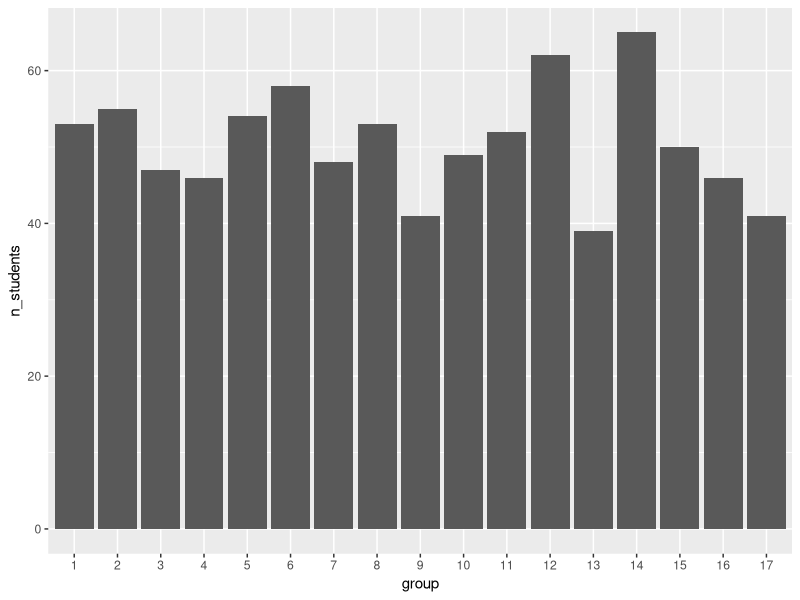
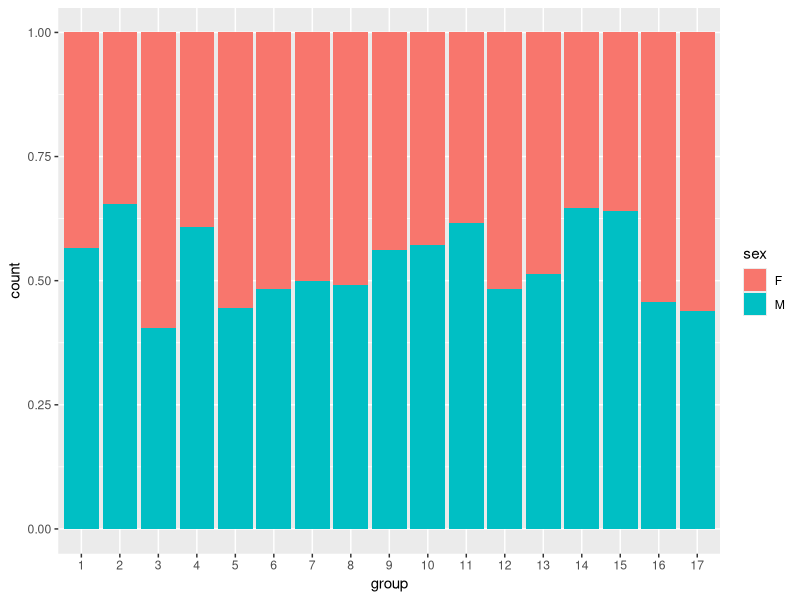
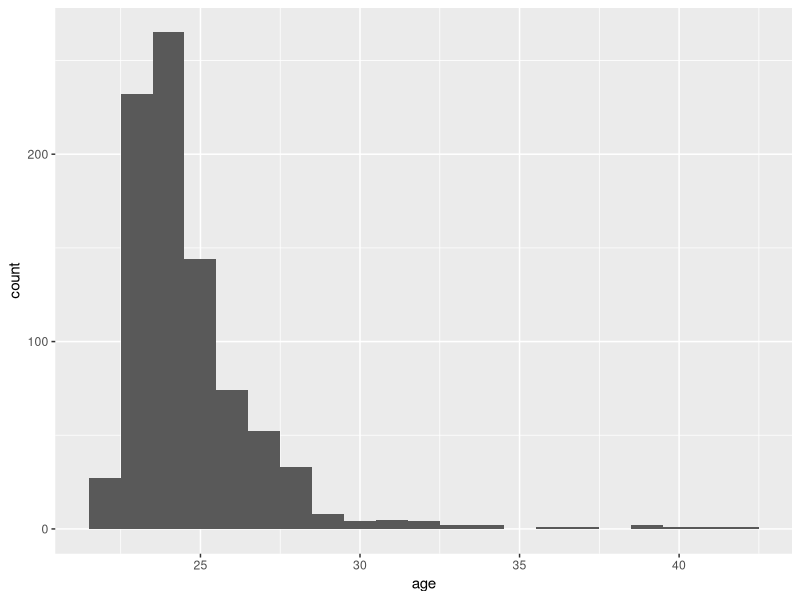
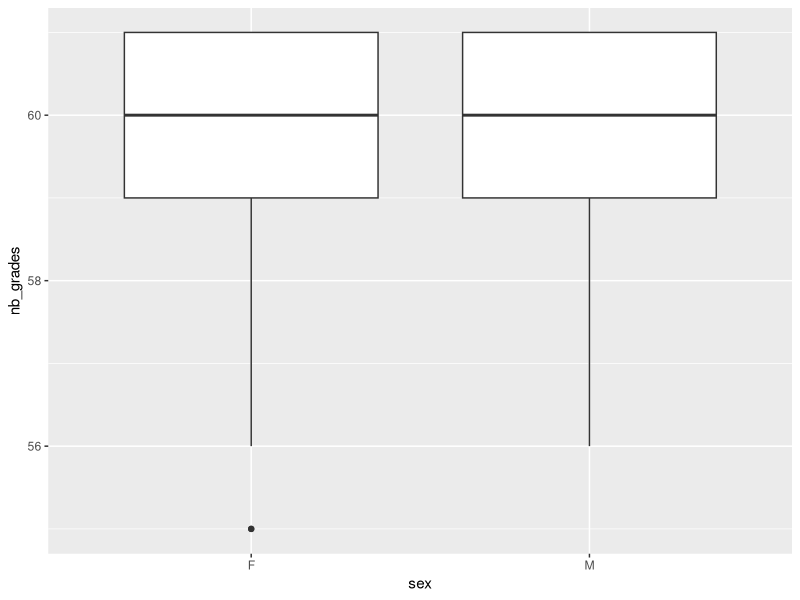
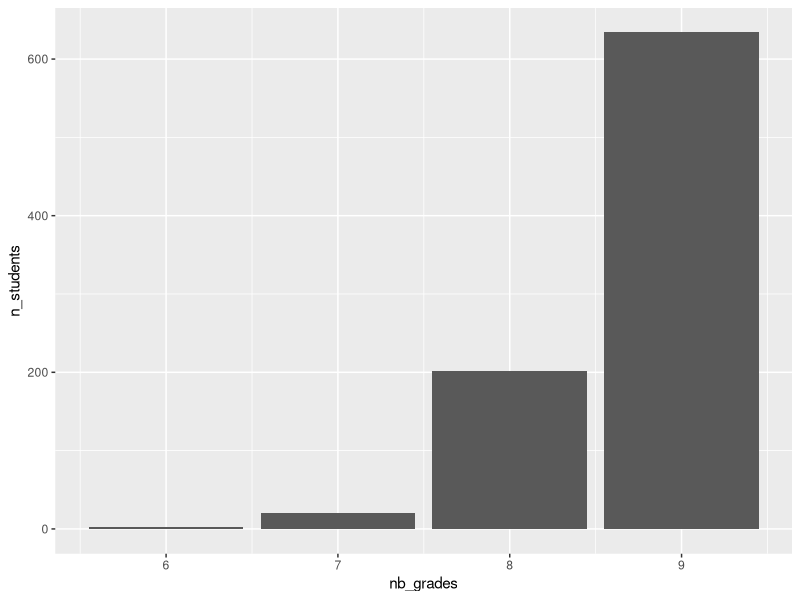
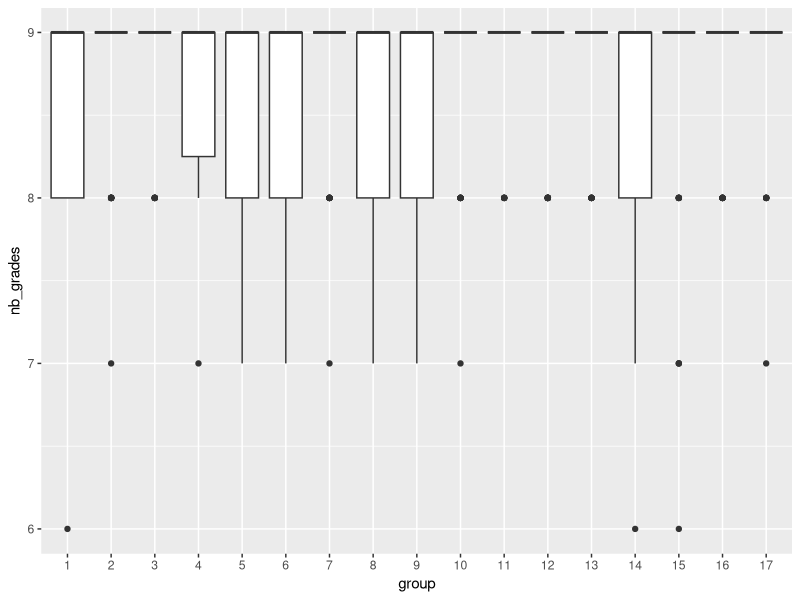
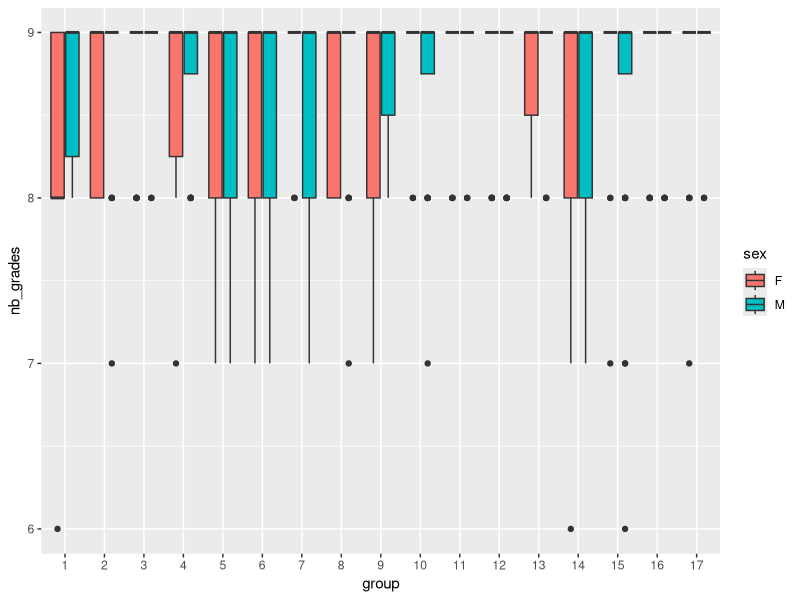
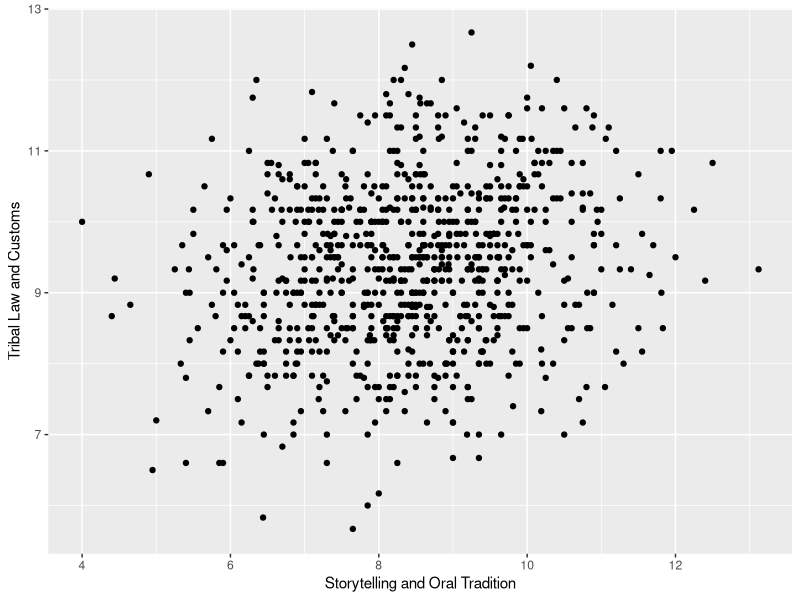

Write the R code that produced these figures, in order.
## ---- chunk 1
library(readr)
library(dplyr)
library(knitr)
library(ggplot2)
library(lubridate)
library(tidyr)

## ---- chunk 2
courses <- read_csv("courses.csv")
## ---- chunk 3
courses %>%
  rename(
    "identifiant" = course_id,
    "semester" = semester,
    "number of exams" = nb_grades
  ) %>%
  arrange(`course`) %>%
  kable()
## ---- chunk 4
students <- read_csv("students.csv") %>%
  mutate(
    id = as.integer(id),
    group = factor(group),
    birth_date = as.Date(birth_date),
    sex = factor(sex)
  )

class(students$birth_date)
class(students$sex)

## ---- chunk 5
grades <- read_csv("grades.csv")
grades <- read_delim("grades.csv",
  delim = "|",
na = "_",
)

## ---- chunk 6
students %>%
  group_by(group) %>%
  summarise(n_students = n()) %>%
  ggplot(aes(x = group, y = n_students)) +
  geom_col()
## ---- chunk 7
students %>%
  ggplot(aes(x = group, fill = sex)) +
  geom_bar(position = "fill")
## ---- chunk 8
students <- students %>% 
  mutate(
    age = round(time_length(today() - birth_date, unit = "year"))
  )
## ---- chunk 9
students %>%
  ggplot(aes(x = age)) +
  geom_histogram(binwidth = 1)
## ---- chunk 10
age_group <- students %>%
  group_by(group) %>%
  summarise(median_age = median(age))

kable(age_group)
## ---- chunk 11
#? 
## ---- chunk 12

## ---- chunk 13
nb_grades_student <- grades %>%
  group_by(id) %>%                     
  summarise(nb_grades = n()) %>%
  left_join(students %>% select(id, sex), 
            by = "id") 

nb_grades_student %>%
  slice_head(n = 5) %>%
  knitr::kable()
## ---- chunk 14
nb_grades_student %>%
  ggplot(aes(x = sex, y = nb_grades)) +
  geom_boxplot()
## ---- chunk 15
herbal <- grades %>%
  filter(course_id == 2)


herbal_nb <- herbal %>%
  group_by(id) %>%
  summarise(nb_grades = sum(!is.na(grade)))

herbal_nb <- herbal_nb %>%
  left_join(students %>% select(id, group, sex),
            by = "id")

herbal_nb %>%
  slice_head(n = 5) %>%
  knitr::kable()
## ---- chunk 16
herbal_dist <- herbal_nb %>%
  group_by(nb_grades) %>%
  summarise(n_students = n())

herbal_dist %>%
  ggplot(aes(x = nb_grades, y = n_students)) +
  geom_col()
## ---- chunk 17
herbal_nb %>%
  ggplot(aes(x = group, y = nb_grades)) +
  geom_boxplot()
## ---- chunk 18
herbal_nb %>%
  ggplot(aes(x = group, y = nb_grades, fill = sex)) +
  geom_boxplot()
## ---- chunk 19
avg_per_course <- grades %>%
  group_by(id, course_id) %>%
  summarise(avg_grade = mean(grade, na.rm = TRUE))

avg_per_course <- avg_per_course %>%
  left_join(students %>% select(id, group), by = "id")


avg_per_course <- avg_per_course %>%
  left_join(courses %>% select(course_id, `course`),
            by = c("course_id" = "course_id"))

wide_average <- avg_per_course %>%
  mutate(avg_grade = round(avg_grade, 2)) %>%   # <-- arrondi ici
  select(id, group, `course`, avg_grade) %>%
  pivot_wider(
    names_from = `course`,
    values_from = avg_grade
  )


wide_average %>%
  select(id, group,
         `Animal Lore and Totemism`,
         `Astronomy and Celestial Navigation`) %>%
  slice_head(n = 5) %>%
  knitr::kable()
## ---- chunk 20
wide_average %>%
  ggplot(aes(x = `Storytelling and Oral Tradition`,
             y = `Tribal Law and Customs`)) +
  geom_point()
## ---- chunk 21
correlation <- wide_average %>%
  group_by(group) %>%
  summarise(correlation = cor(`Hunting and Gathering Skills`,
                              `Herbalism and Traditional Medicine`))
## ---- chunk 22
max_corr <- correlation %>%
  filter(abs(correlation) == max(abs(correlation))) %>%
  select(group)
max_corr<- max_corr$group

student_max_corr <- wide_average %>%
  filter(group == max_corr)

student_max_corr %>%
  ggplot(aes(x = `Herbalism and Traditional Medicine`,
             y = `Hunting and Gathering Skills`)) +
  geom_point()
## ---- chunk 23
avg_course_student <- grades %>%
  group_by(id, course_id) %>%
  summarise(avg_grade = mean(grade, na.rm = TRUE))

final <- avg_course_student %>%
  group_by(id) %>%
  summarise(final_grade = mean(avg_grade, na.rm = TRUE))

final <- final %>%
  left_join(students %>% select(id, group, sex), by = "id")

final <- final %>%
  arrange(desc(final_grade))

final %>%
  slice_head(n = 5) %>%
  knitr::kable()
## ---- chunk 24
final %>%
  ggplot(aes(x = group, y = final_grade)) +
  geom_boxplot()
## ---- chunk 25
final %>%
  ggplot(aes(x = group, y = final_grade, fill = sex)) +
  geom_boxplot()
## ---- chunk 26
#add the column for the courses with 2 semesters 
avg_course_student <- avg_course_student %>%
  mutate(semester = ifelse(course_id <= 6, 1, 2))

pass <- avg_course_student %>%
  group_by(id) %>%
  summarise(
    min_course = min(avg_grade),
    sem1 = mean(avg_grade[semester == 1]),
    sem2 = mean(avg_grade[semester == 2])
  ) %>%
  mutate(
    pass = (min_course >= 5) & (sem1 >= 10) & (sem2 >= 10)
  )

pass <- pass %>%
  left_join(final %>% select(id, group, sex, final_grade), by = "id") %>%
  select(id, group, final_grade, pass)

pass %>%
  slice_head(n = 5) %>%
  knitr::kable()
## ---- chunk 27
pass %>%
  filter(pass == FALSE & final_grade >= 10) %>%
  summarise(n = n()) %>%
  kable()
## ---- chunk 28
pass_rate <- pass %>%
  group_by(group) %>%
  summarise(pass_rate = mean(pass == TRUE))

pass_rate %>%
  ggplot(aes(x = group, y = pass_rate)) +
  geom_col()
## ---- chunk 29
fail <- avg_course_student %>%
  filter(avg_grade < 5) %>%
  group_by(course_id) %>%
  summarise(nb_fail = n()) %>%       
  arrange(desc(nb_fail)) 

fail %>%
  slice_head(n = 1) %>%
  kable()
